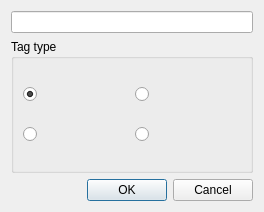
<?xml version="1.0" encoding="UTF-8"?>
<ui version="4.0">
 <class>EditTagDialog</class>
 <widget class="QDialog" name="EditTagDialog">
  <property name="geometry">
   <rect>
    <x>0</x>
    <y>0</y>
    <width>264</width>
    <height>212</height>
   </rect>
  </property>
  <property name="windowTitle">
   <string>Dialog</string>
  </property>
  <layout class="QVBoxLayout" name="verticalLayout">
   <item>
    <widget class="QLineEdit" name="text"/>
   </item>
   <item>
    <widget class="QGroupBox" name="groupBox">
     <property name="title">
      <string>Tag type</string>
     </property>
     <layout class="QGridLayout" name="gridLayout">
      <item row="0" column="0">
       <widget class="QRadioButton" name="typeSQ">
        <property name="text">
         <string/>
        </property>
        <property name="icon">
         <iconset resource="images.qrc">
          <normaloff>:/images/tag2.png</normaloff>:/images/tag2.png</iconset>
        </property>
        <property name="iconSize">
         <size>
          <width>51</width>
          <height>41</height>
         </size>
        </property>
        <property name="checked">
         <bool>true</bool>
        </property>
       </widget>
      </item>
      <item row="0" column="1">
       <widget class="QRadioButton" name="typeLU">
        <property name="text">
         <string/>
        </property>
        <property name="icon">
         <iconset resource="images.qrc">
          <normaloff>:/images/tag0.png</normaloff>:/images/tag0.png</iconset>
        </property>
        <property name="iconSize">
         <size>
          <width>51</width>
          <height>41</height>
         </size>
        </property>
       </widget>
      </item>
      <item row="1" column="0">
       <widget class="QRadioButton" name="typeBI">
        <property name="text">
         <string/>
        </property>
        <property name="icon">
         <iconset resource="images.qrc">
          <normaloff>:/images/tag1.png</normaloff>:/images/tag1.png</iconset>
        </property>
        <property name="iconSize">
         <size>
          <width>51</width>
          <height>41</height>
         </size>
        </property>
       </widget>
      </item>
      <item row="1" column="1">
       <widget class="QRadioButton" name="typeRD">
        <property name="text">
         <string/>
        </property>
        <property name="icon">
         <iconset resource="images.qrc">
          <normaloff>:/images/tag3.png</normaloff>:/images/tag3.png</iconset>
        </property>
        <property name="iconSize">
         <size>
          <width>51</width>
          <height>41</height>
         </size>
        </property>
       </widget>
      </item>
     </layout>
    </widget>
   </item>
   <item>
    <widget class="QDialogButtonBox" name="buttonBox">
     <property name="orientation">
      <enum>Qt::Horizontal</enum>
     </property>
     <property name="standardButtons">
      <set>QDialogButtonBox::Cancel|QDialogButtonBox::Ok</set>
     </property>
    </widget>
   </item>
  </layout>
 </widget>
 <resources>
  <include location="images.qrc"/>
 </resources>
 <connections>
  <connection>
   <sender>buttonBox</sender>
   <signal>accepted()</signal>
   <receiver>EditTagDialog</receiver>
   <slot>accept()</slot>
   <hints>
    <hint type="sourcelabel">
     <x>248</x>
     <y>254</y>
    </hint>
    <hint type="destinationlabel">
     <x>157</x>
     <y>274</y>
    </hint>
   </hints>
  </connection>
  <connection>
   <sender>buttonBox</sender>
   <signal>rejected()</signal>
   <receiver>EditTagDialog</receiver>
   <slot>reject()</slot>
   <hints>
    <hint type="sourcelabel">
     <x>316</x>
     <y>260</y>
    </hint>
    <hint type="destinationlabel">
     <x>286</x>
     <y>274</y>
    </hint>
   </hints>
  </connection>
 </connections>
</ui>
